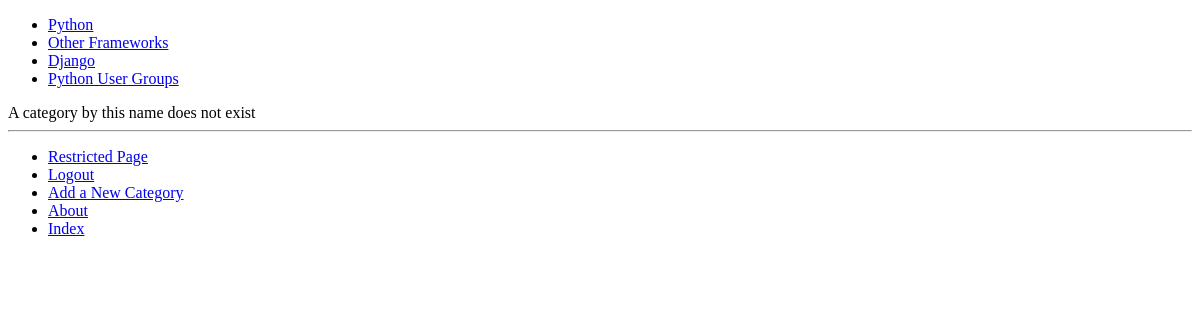
/rango/category/pascal/add_page/ (signed in), run on an earlier commit of the app's database.
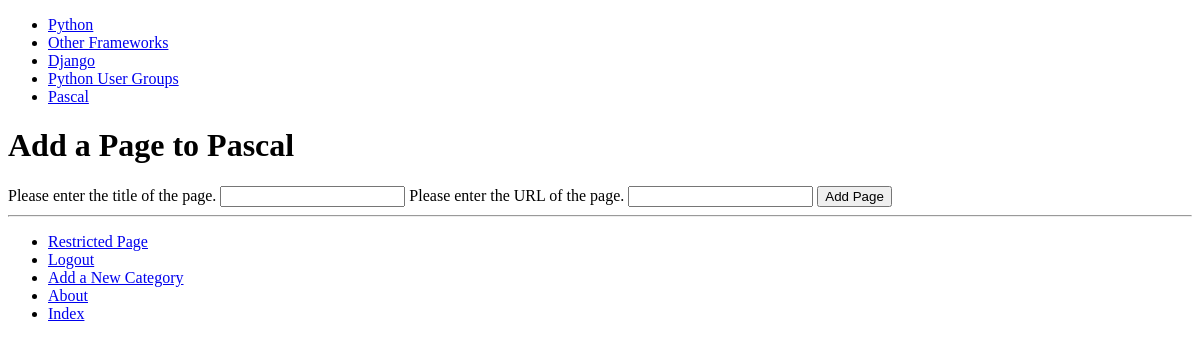
And on a later commit of the database.
### rango/models.py (models this page shows, shortened)
class Category(models.Model):
    name = models.CharField(max_length=128, unique=True)
    views = models.IntegerField(default = 0)
    likes = models.IntegerField(default = 0)
    slug = models.SlugField(blank=True)
    slug = models.SlugField(unique = True)
    class Meta:
        verbose_name_plural = 'Categories'

### rango/views.py (the view, shortened to what this page needs)
# urls.py: url(r'^category/(?P<category_name_slug>[\w\-]+)/add_page/$',
@login_required()
def add_page(request, category_name_slug):
    try:
        category = Category.objects.get(slug=category_name_slug)
    except Category.DoesNotExist:
        category = None
    form = PageForm()
    context_dict = {'form': form, 'category': category}
    return render(request, 'rango/add_page.html', context_dict)

### rango/forms.py (shortened to what this page needs)
class PageForm(forms.ModelForm):
    title = forms.CharField(max_length=128,
                            help_text="Please enter the title of the page.")
    url = forms.URLField(max_length=200,
                         help_text="Please enter the URL of the page.")
    views = forms.IntegerField(widget=forms.HiddenInput(), initial=0)
    class Meta:
        model = Page
        exclude = ('category',)

### rango/templatetags/rango_template_tags.py (called while the page is built)
@register.inclusion_tag('rango/cats.html')
def get_category_list(cat=None):
	return {'cats': Category.objects.all(),
			'act_cat': cat}

### templates/rango/add_page.html (shortened to what this page needs)
{% extends 'rango/base.html' %}
{% load staticfiles %}
{% block body_block %}
{% if category %}
<h1>Add a Page to {{category.name}}</h1>
<form id="page_form" method="post" action="/rango/category/{{ category.slug }}/add_page/">
	{% for field in form.visible_fields %}
		{{ field.help_text }}
		{{ field }}
	{% endfor %}
	<input type="submit" name="submit" value="Add Page" />
</form>
{% else %}
	A category by this name does not exist
{% endif%}
{% endblock %}

### templates/rango/cats.html
<ul>
{% if cats %}
	{% for c in cats %}
		{% if c == act_cat %}
			<li>
				<strong>
					<a href="{% url 'show_category' c.slug %}">{{ c.name }}</a>
			</strong>
			</li>
		{% else %}
		<li>
			<a href="{% url 'show_category' c.slug %}">{{ c.name }}</a>
		</li>
	{% endif %}
{% endfor %}
{% else %}
	<li> <strong>There are no categories present.</strong></li>
{% endif %}
</ul>

What changed in the data, as far as the page shows it:
added Category: name "Pascal"
Also different on the page:
form field submit: (not shown) → "Add Page"
text no longer shown: "A category by this name does not exist"
text now shown: "Add a Page to"
new list line: "Please enter the title of the page. "
new list line: "Please enter the URL of the page. "
